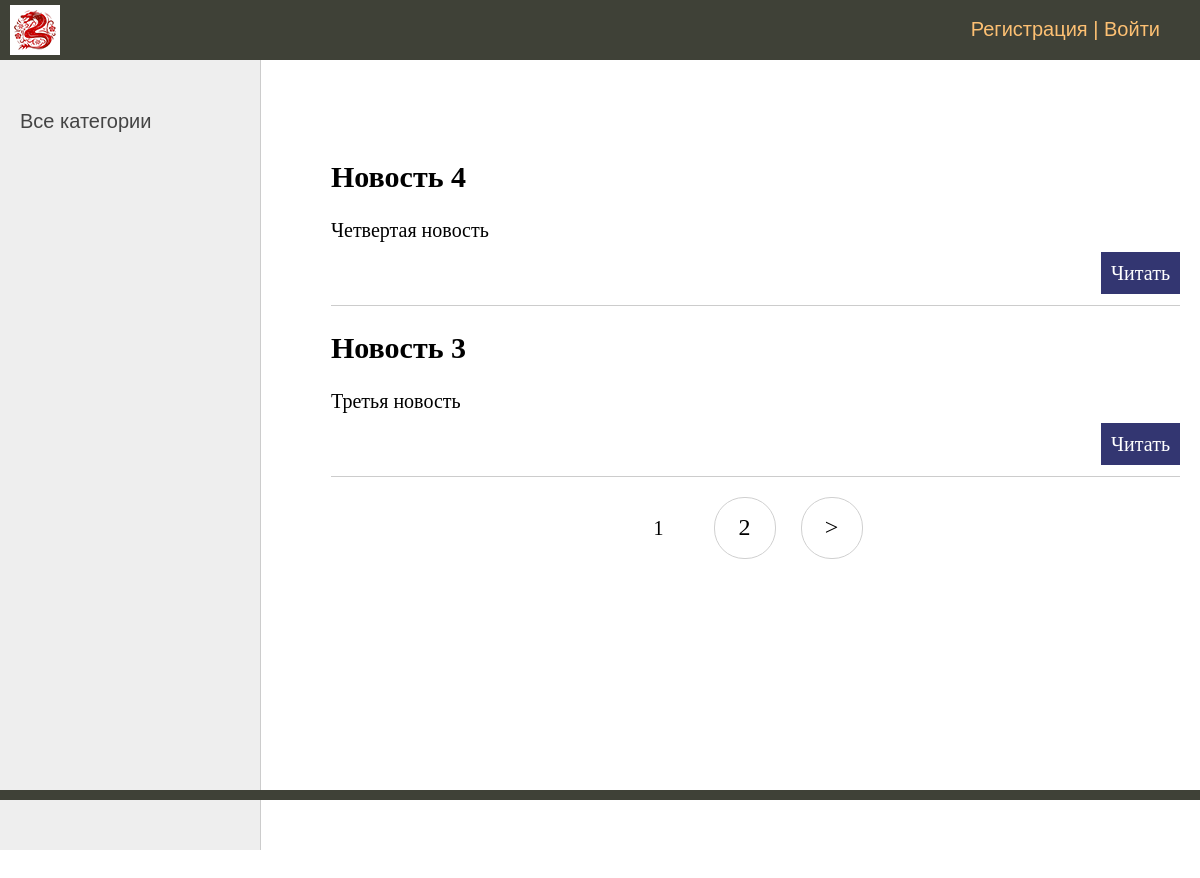
The page /news/ on the database as committed earlier.
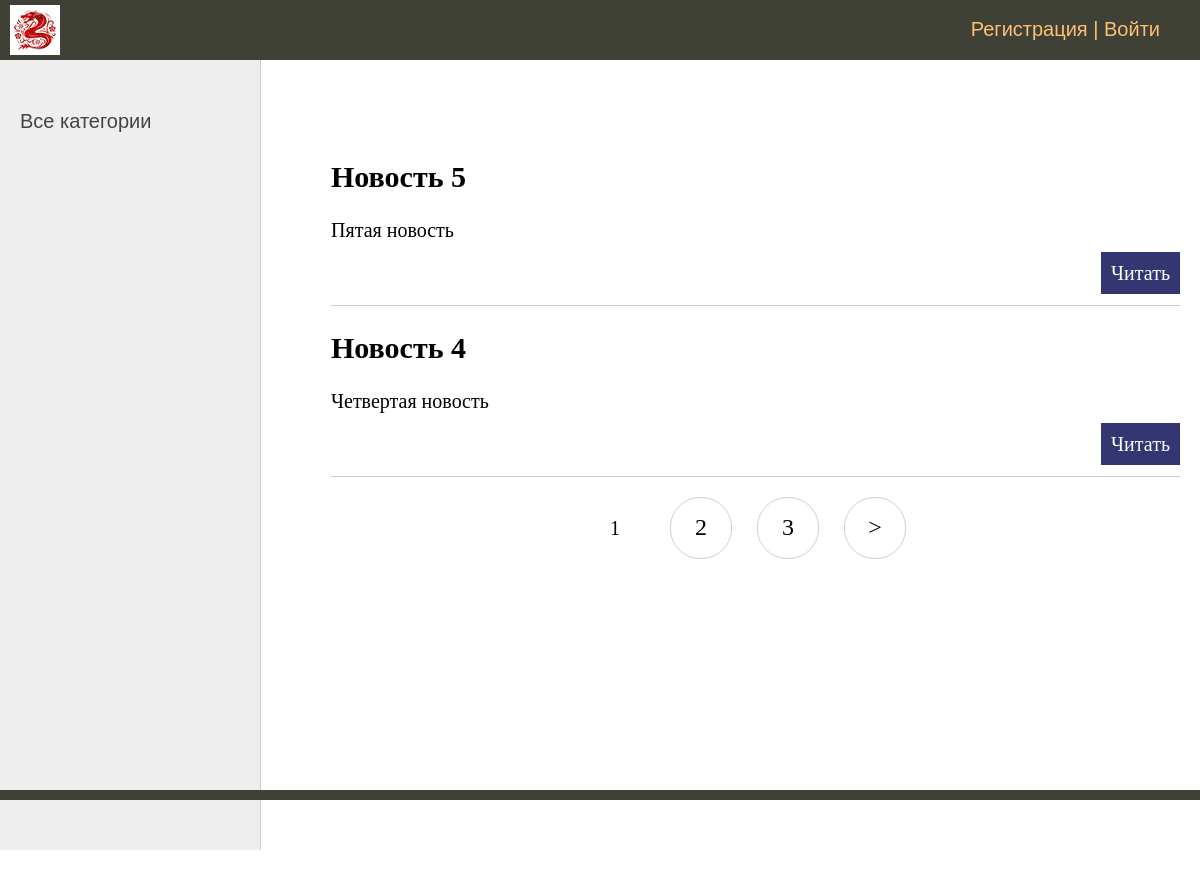
The same page on the database as committed later.
### board/models.py (models this page shows, shortened)
class News(models.Model):
    title = models.CharField(max_length=63, verbose_name='Заголовок')
    time_in = models.DateTimeField(auto_now_add=True, verbose_name='Время создания')
    content = models.TextField(verbose_name='Текст новости')
    def get_absolute_url(self):
        return reverse('new', args=[str(self.id)])
    class Meta:
        verbose_name = 'Новость'
        verbose_name_plural = 'Новости'
        ordering = ['-id']

### board/views.py (the view)
# urls.py: path('news/', NewsList.as_view(), name='news'),
class NewsList(DataMixin, ListView):
    model = News
    template_name = 'board/news.html'
    context_object_name = 'news'

### board/templates/board/news.html (shortened to what this page needs)
{% extends 'board/base.html' %}
{% block content %}
<ul class="list-articles">
	{% for n in news %}
	    <li>
			<h2>{{n.title}}</h2>
	        {% autoescape off %}
	        {{n.content|linebreaks|truncatewords:50}}
			<p class="link-read-post"><a href="{{ n.get_absolute_url }}">Читать</a></p>
	        {% endautoescape %}
		</li>
	{% endfor %}
</ul>
{% endblock %}

Rows that differ between the two databases and show on the page:
no longer on this page (row unchanged): News: title "Новость 3", content "Третья новость"
added News: title "Новость 5", content "Пятая новость"
Other text that changed with them:
new list line: "3"
